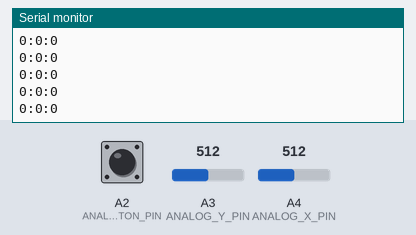
Bench run of a program on a simulated Arduino Nano, built with avr-gcc and run on an emulated ATmega328P. Shown: the last lines printed to the serial monitor. The test bench sets the inputs (shaded band); at power-on: A3 (ANALOG_Y_PIN) = 512, A4 (ANALOG_X_PIN) = 512, A2 (ANALOG_BUTTON_PIN) HIGH.

Above: at 1.2 s.
1.3 s: A3 (ANALOG_Y_PIN) set to 716
At 1.8 s:
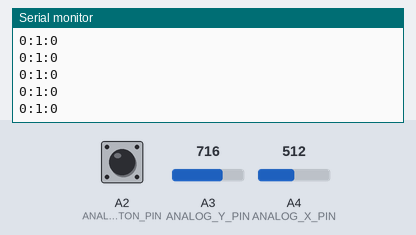
2.8 s: A4 (ANALOG_X_PIN) set to 716
At 3.5 s:
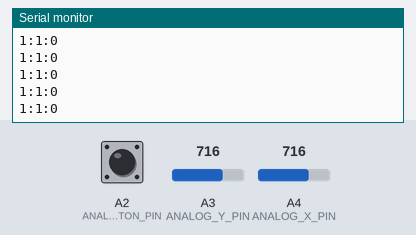
4.3 s: A2 (ANALOG_BUTTON_PIN) pulled LOW for 0.15 s
5.9 s: A3 (ANALOG_Y_PIN) set to 900
At 6.7 s:
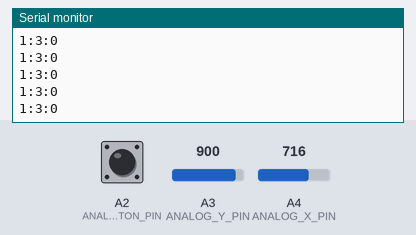
7.4 s: A2 (ANALOG_BUTTON_PIN) pulled LOW for 1 s
At 8.1 s:
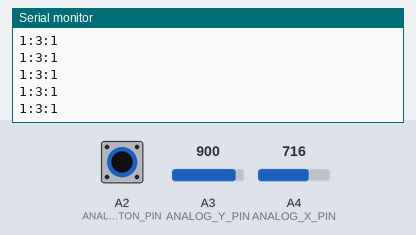
9.9 s: A4 (ANALOG_X_PIN) set to 900
At 10.5 s:
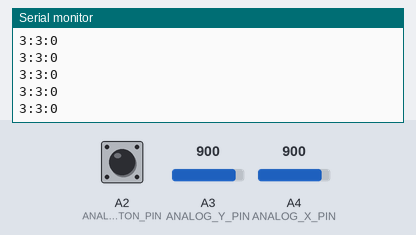
Timing chart, 0 to 12.4 s (numbered marks = the images above; inputs shaded):
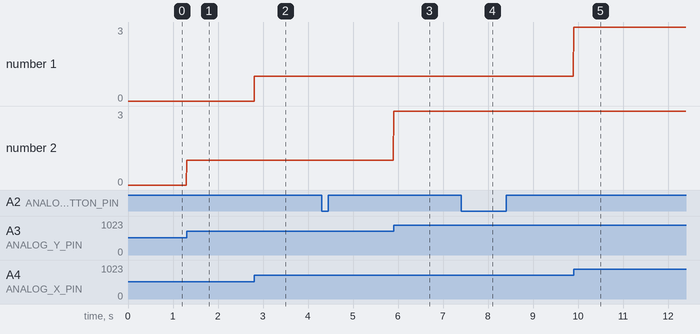

Measured:
- after the input at 1.3 s, the serial monitor: prints a new line at once (image 1)
- after the input at 2.8 s, the serial monitor: prints a new line at once (image 2)
- after the input at 5.9 s, the serial monitor: prints a new line at once (image 3)
- after the input at 7.4 s, the serial monitor: prints a new line at once (image 4)
- after the input at 9.9 s, the serial monitor: prints a new line at once (image 5)
- plotted number 2: 0 → 1 after the input at 1.3 s, 1 → 3 after the input at 5.9 s

The program:

main.cpp
```cpp
#include <Arduino.h>
#define ANALOG_X_PIN A4
#define ANALOG_Y_PIN A3
#define ANALOG_BUTTON_PIN A2

//Default values when axis not actioned
#define ANALOG_X_CORRECTION 5
#define ANALOG_Y_CORRECTION 5

struct joy_button {
	byte pressed = 0;
};

struct analog {
	short x, y;

	joy_button button;
};

byte readAnalogAxisLevel(int pin);
bool isAnalogButtonPressed(int pin);

void setup() {
	pinMode(ANALOG_BUTTON_PIN, INPUT_PULLUP);

	Serial.begin(115200);
}

void loop() {
	analog analog;

	analog.x = readAnalogAxisLevel(ANALOG_X_PIN) - ANALOG_X_CORRECTION;

	analog.y = readAnalogAxisLevel(ANALOG_Y_PIN) - ANALOG_Y_CORRECTION;

	analog.button.pressed = isAnalogButtonPressed(ANALOG_BUTTON_PIN);

	Serial.print(analog.x);
	Serial.print(":");

	Serial.print(analog.y);
	Serial.print(":");

	if (analog.button.pressed) {
	Serial.println("1");
	} else {
	Serial.println("0");
	}
	delay(10);
}

byte readAnalogAxisLevel(int pin)
{
	 return map(analogRead(pin), 0, 1023, 0, 10);
}

bool isAnalogButtonPressed(int pin)
{
	 return digitalRead(pin) == 0;
} 
```
